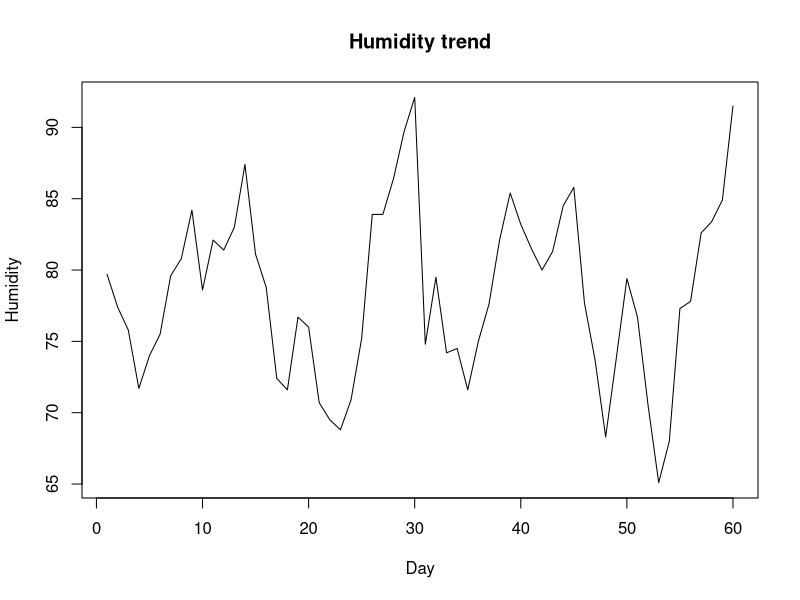
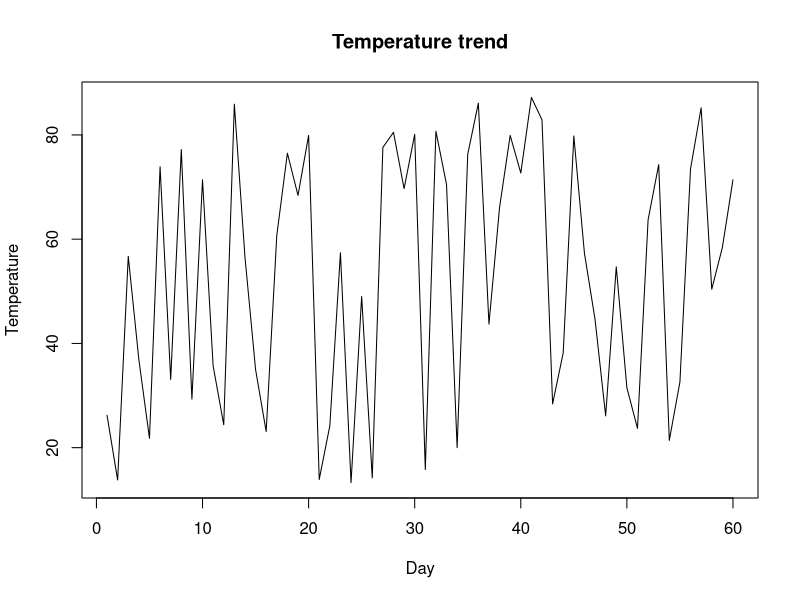
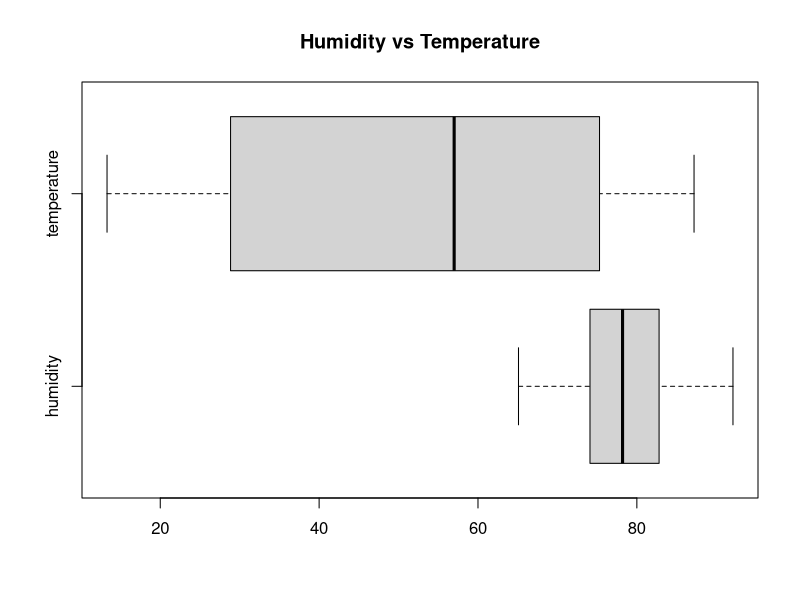
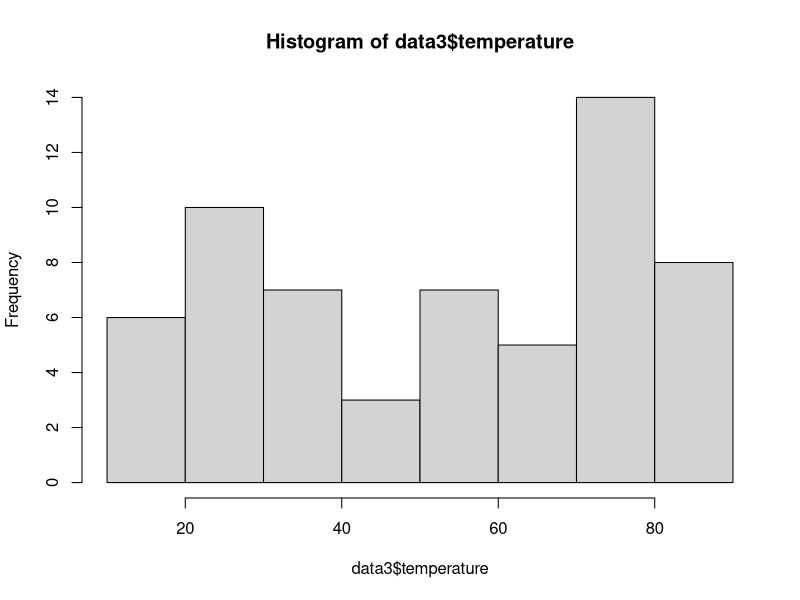
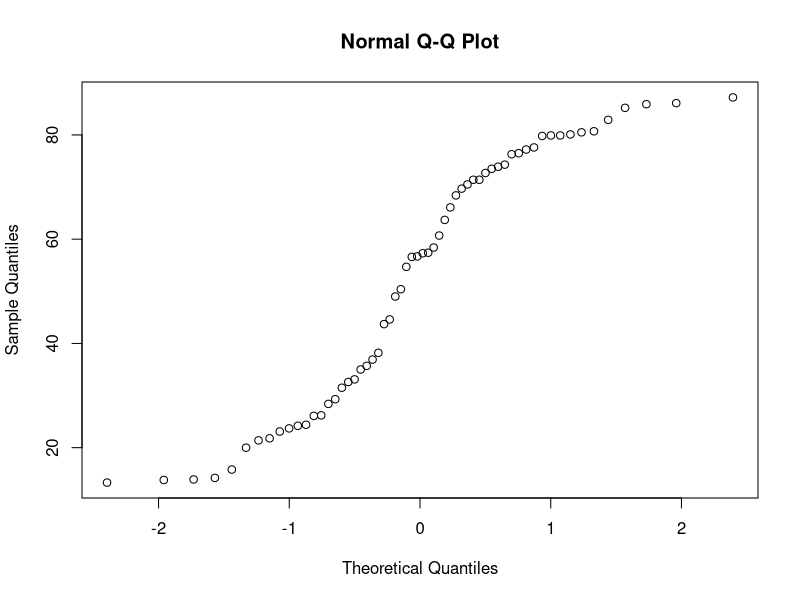

The R script that drew these images, in order:
setwd(file.path("/Users/dragos/Desktop/Statistics, Simulation and Optimization/Assignments/Assignment 1"))

# 1.3
data3 <- read.table("weather.txt", header = TRUE)
data3
# a) relevant summary of the data set, both graphically and numerically
summary(data3)
var(data3$humidity)
var(data3$temperature)
sd(data3$humidity)**2
sd(data3$temperature)**2
plot(data3$humidity, type='l',  main="Humidity trend", xlab="Day", ylab="Humidity")
plot(data3$temperature, type='l',  main="Temperature trend", xlab="Day", ylab="Temperature")
boxplot(data3, main="Humidity vs Temperature", horizontal = TRUE)


# b) Investigate the normality of the temperature graphically
hist(data3$temperature)
qqnorm(data3$temperature)

# c) 90% con- fidence interval for the mean temperature (assuming normality) 
# 1-α = 0.9 -> α = 0.1 -> 90% sure the population mean is in this interval
alpha = 0.1
# unknown standard deviation
n = length(data3$temperature)
m = mean(data3$temperature)
s = sd(data3$temperature)
t = qt(1-(alpha/2),df=n-1)
c(m-t*s/sqrt(n),m+t*s/sqrt(n))

# d) minimum n for a 95% CI  for the mean humidity st the CI <- 0.02
# 1-α = 0.95 -> α = 0.05 -> 90% sure the population mean is in this interval
E = 1
alpha = 0.05
s = sd(data3$humidity)
z = qnorm(1-(alpha/2))
z
1-(alpha/2)
n = (z^2*s^2)/(E^2)
n


####

# 1.4
data <- read.table("austen.txt", header =TRUE)
# α = 0.05
# a) homogenity because there are more than one sample (4)
# b) Test if Austen was consistent in her novels
# H0: The novels are homogenous
# H1: The novels are not homogenous
chisq.test(data[,-4])$expected # condition is satisfied (80% larger than 5)
chisq.test(data[,-4]) # p-value (0.16) > significance level -> do not reject H0 -> Austen was consistent in her novels
# c) Test if Admirer was succesful imitating Austen's style
# H0: The novels are homogenous
# H1: The novels are not homogenous
chisq.test(data)$expected # condition is satisfied (80% larger than 5)
chisq.test(data) # p-value (0.12) > significance level -> do not reject H0 -> the novels are homogenous -> Admirer was consistent with Austen
##############
